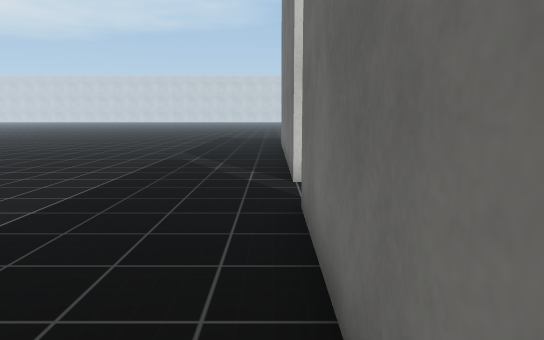
[1] (above)

24 first-person views from a walk through a 3-D level made in the Unity game engine. The camera is 1.4 m above the floor, tilts 8° down and sees 70° across. The floor is counted in squares, 1 m on a side. Each view is taken from the middle of a square. On the plan, view 1 faces up. The plan holds only what a view shows up to about 16 squares ahead; the rest is blank. The place goes on beyond the plan. Surface patterns are stand-ins for the level's own textures.

[2]
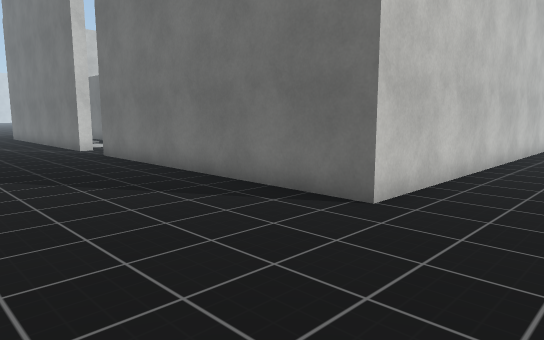

[3]
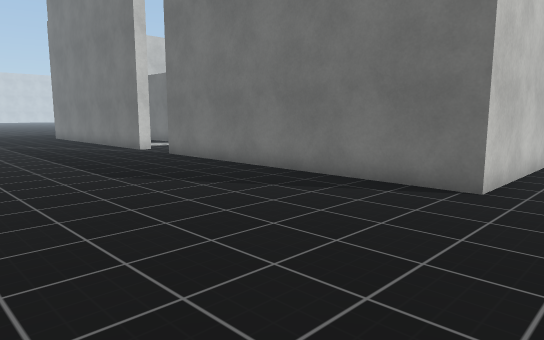

[4]
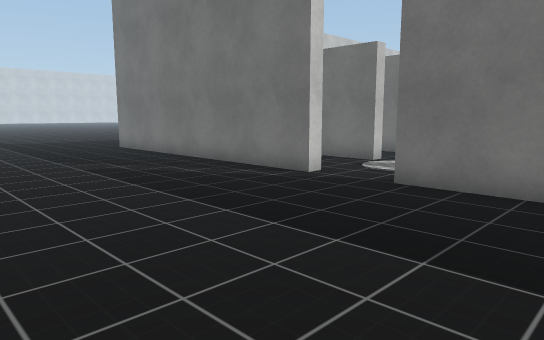

[5]
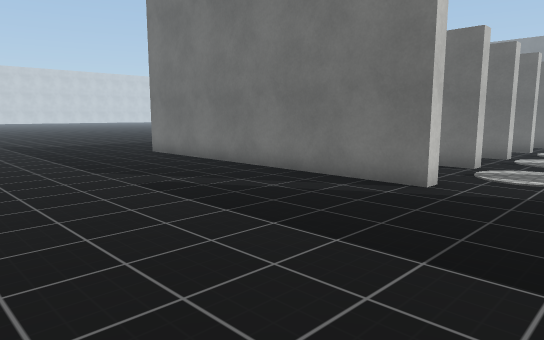

[6]
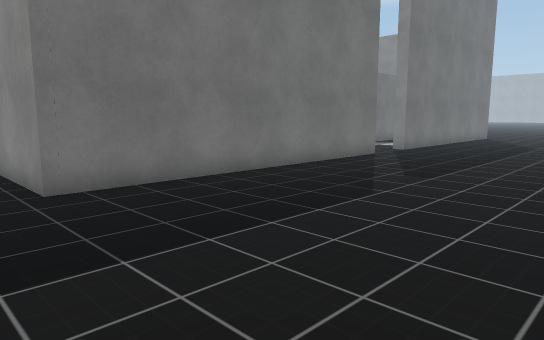

[7]
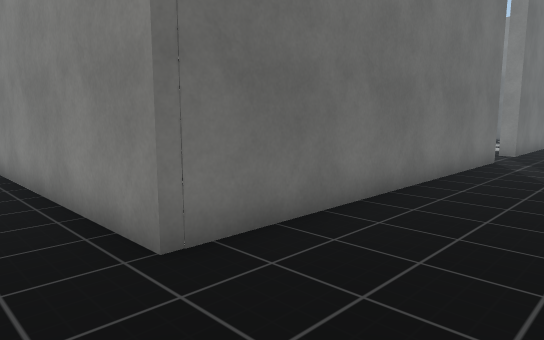

[8]
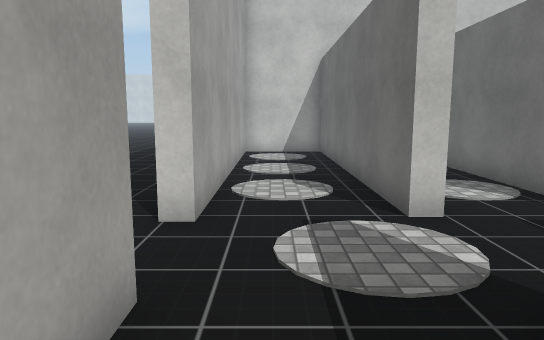

[9]
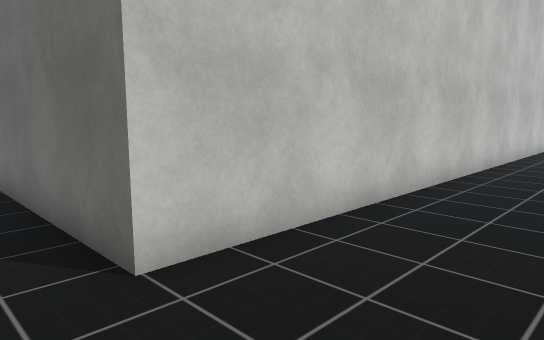

[10]
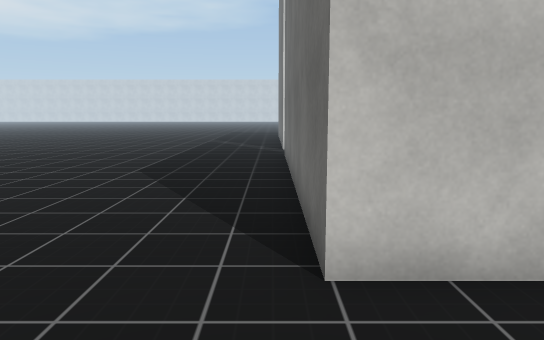

[11]
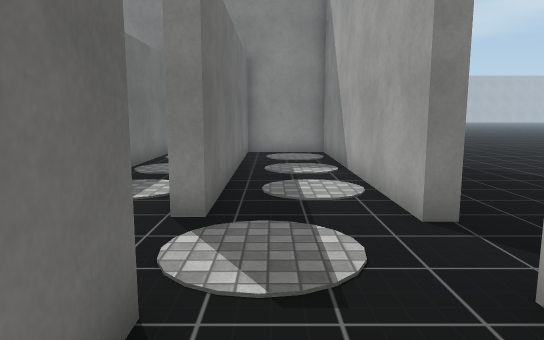

[12]
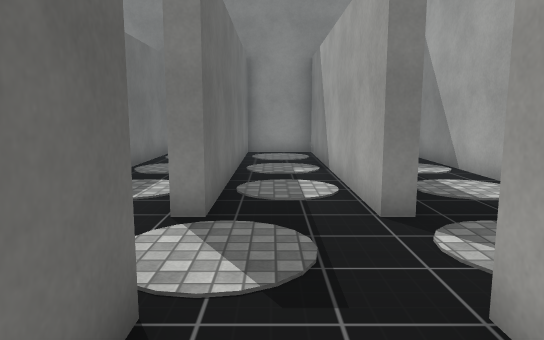

[13]
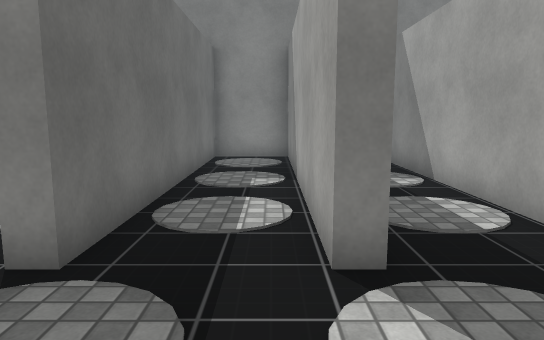

[14]
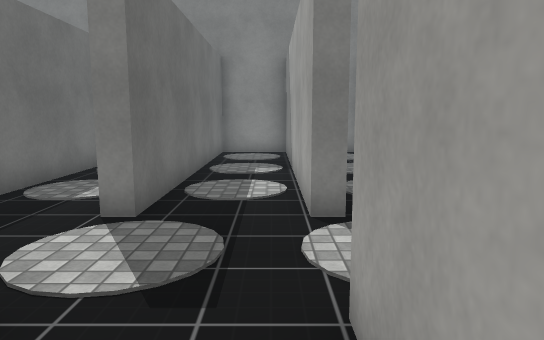

[15]
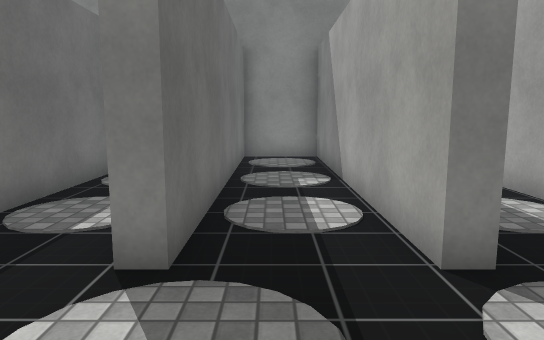

[16]
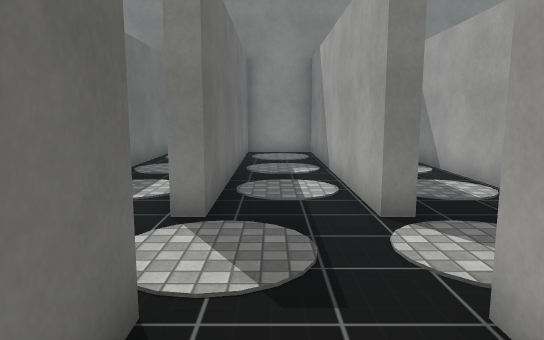

[17]
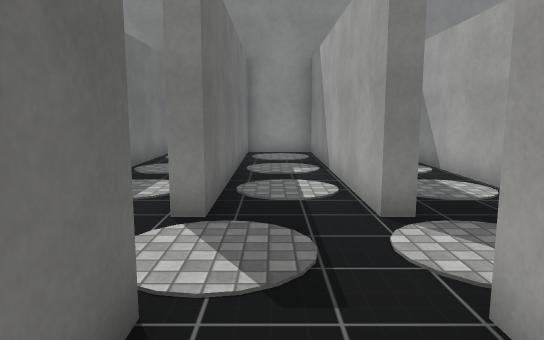

[18]
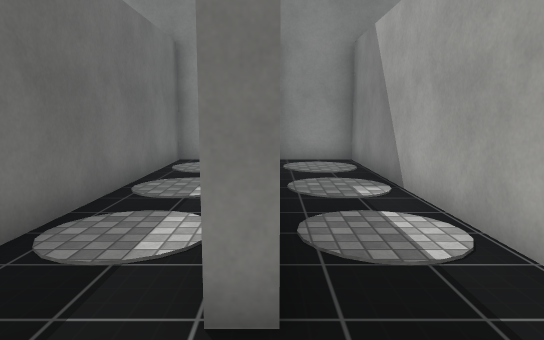

[19]
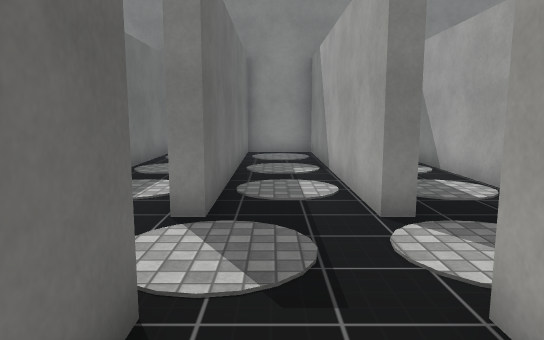

[20]
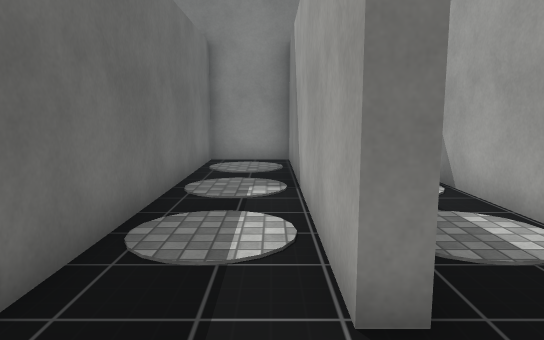

[21]
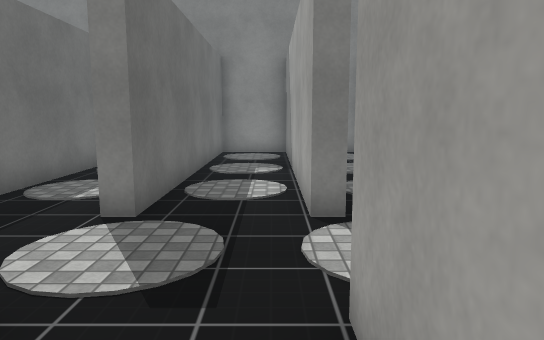

[22]
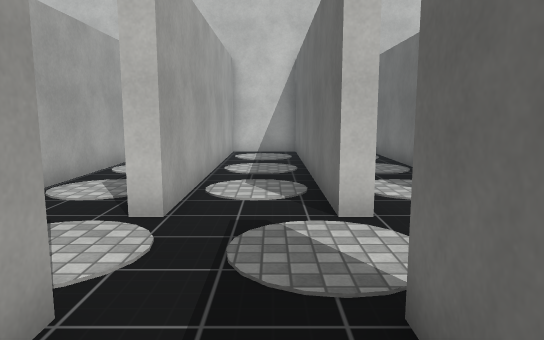

[23]
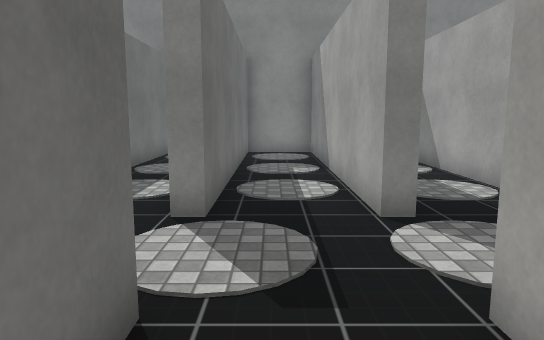

[24]
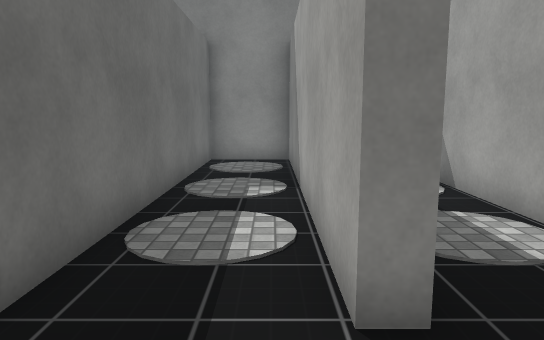

### Floor plan
Points are (right, up) in squares from view 1. A wall is a line through its corners. A room is listed if a view was taken in it or the views show most of it. See-through windows are left out.
Room 1 (views 1, 2, 3, 4, 5, 6, 7, 8, 9, 10, 11, 12, 13, 14, 15, 16, 17, 18, 19, 20, 21, 22, 23, 24)
walls: (12.9, 8.4) (12.9, 9.8); (13.4, 9) (13.4, 8.4); (15.9, 8.4) (15.9, 9.8); (10.4, 9) (10.4, 8.4) (9.9, 8.4) (9.9, 9); (16.4, 9) (16.4, 8.4); (7.4, 10.4) (7.4, 8.4) (6.9, 8.4) (6.9, 14); (16.4, 15) (16.4, 10.6); (4.4, 9) (4.4, 8.4) (3.9, 8.4) (3.9, 18.6) (1, 18.6) (1, 8.1) (0.5, 8.1) (0.5, 19.1) (7.9, 19.1); (22.4, 9) (22.4, 8.4) (21.9, 8.4) (21.9, 18.6) (19.4, 18.6) (19.4, 8.4) (18.9, 8.4) (18.9, 9.8); (24.9, 8.4) (24.9, 9.8); (16.9, -4.9) (0.5, -4.9) (0.5, 5.8) (1, 5.8) (1, -4.3) (3.9, -4.3) (3.9, 5.6) (4.4, 5.6) (4.4, -4.3) (6.9, -4.3) (6.9, 5.6) (7.4, 5.6) (7.4, -4.3) (9.9, -4.3) (9.9, 5.6) (10.4, 5.6) (10.4, -4.3) (12.9, -4.3) (12.9, 5.6) (13.4, 5.6) (13.4, -4.3) (15.9, -4.3) (15.9, 5.6) (16.4, 5.6) (16.4, -4.3) (18.9, -4.3) (18.9, 5.6) (19.4, 5.6) (19.4, -4.3) (21.9, -4.3) (21.9, 5.6) (22.4, 5.6) (22.4, -4.3) (24.9, -4.3) (24.9, 5.6) (25.4, 5.6) (25.4, -4); (24.9, 13.8) (24.9, 17.8); (25.4, -4.3) (27.9, -4.3) (27.9, 5.4)

Positions as (right, up) in squares from view 1, and headings:
1: (0, 0), facing up
2: (-5, -8), facing up-right
3: (-7, -7), facing up-right
4: (-7, 2), facing up-right
5: (-7, 5), facing up-right
6: (-7, 21), facing down-right
7: (-3, 21), facing down-right
8: (2, 3), facing up
9: (-1, -8), facing up-right
10: (0, -8), facing up
11: (3, 11), facing down
12: (6, 11), facing down
13: (8, 9), facing down
14: (8, 11), facing down
15: (12, 9), facing down
16: (12, 11), facing down
17: (15, 11), facing down
18: (16, 8), facing down
19: (18, 11), facing down
20: (20, 8), facing down
21: (20, 11), facing down
22: (21, 3), facing up
23: (24, 11), facing down
24: (26, 8), facing down
